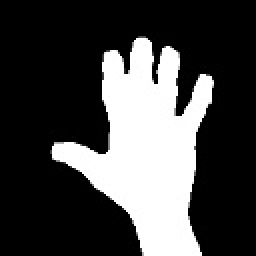
#> input picture 12.jpg, 128 x 128 px, given in place of the camera (shown 2 times larger)
$ python createDataset.py
#> lines starting #> are read from the running program, lines starting #| are printed output that depends on the picture
# Description of gestures (directory - label name)
# 00 - none
# 01 - palm
# 02 - okay
# 03 - fist
# 04 - swing
# 05 - peace

import cv2
import numpy as np
import os


def pretreatment(img):
    img = cv2.bilateralFilter(img,5,50,100)
    img = cv2.bilateralFilter(img,9,75,75)
    return img


def getROI(img, img_org):
    # ROI parameters
    bound_size = 2
    x1_roi = int(0.5*img.shape[1]) - bound_size
    y1_roi = 10 - bound_size
    x2_roi = img.shape[1]-10 + bound_size
    y2_roi = int(0.5*img.shape[1]) + bound_size

    cv2.rectangle(img_org, (x1_roi, y1_roi), (x2_roi, y2_roi), (0,255,0), bound_size)
    return img[y1_roi+bound_size:y2_roi-bound_size, x1_roi+bound_size:x2_roi-bound_size]


def bgSubtraction(img):
    mask = backSub.apply(img)
    _, mask = cv2.threshold(mask, 0, 255, cv2.THRESH_BINARY + cv2.THRESH_OTSU)
    return mask


def morphologicalProcess(fgMask):
    kernel = np.ones((3,3),np.uint8)
    fgMask = cv2.dilate(fgMask,kernel,iterations = 2)

    kernel = np.ones((3,3),np.uint8)
    fgMask = cv2.morphologyEx(fgMask, cv2.MORPH_OPEN, kernel)

    kernel = np.ones((5,5),np.uint8)
    fgMask = cv2.morphologyEx(fgMask, cv2.MORPH_CLOSE, kernel)
    return fgMask


def fillMask(fgMask):
    floodfilled_img = fgMask.copy()

    # Mask - flood filling (size +2 pixels)
    h, w = fgMask.shape[:2]
    mask = np.zeros((h+2, w+2), np.uint8)

    cv2.floodFill(floodfilled_img, mask, (0,0), 255);

    inverted = cv2.bitwise_not(floodfilled_img)

    # Get foreground (combine of two images)
    foreground = fgMask | inverted
    return foreground


ESC = 27
dir = "dataset/"


# Create directories
if not os.path.exists(dir):
    os.makedirs(dir)
    os.makedirs(dir  + "/00")
    os.makedirs(dir  + "/01")
    os.makedirs(dir  + "/02")
    os.makedirs(dir  + "/03")
    os.makedirs(dir  + "/04")
    os.makedirs(dir  + "/05")


img_sum = [None] * len(os.listdir(dir))

backSub = cv2.createBackgroundSubtractorKNN()

cap = cv2.VideoCapture(0)

while True:
    _, frame_org = cap.read()
#> frame_org is the input picture: shape (128, 128, 3); min 0, max 255, mean 69.2
    frame_org = cv2.flip(frame_org, 1)
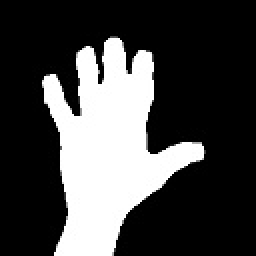
#> frame_org: shape (128, 128, 3) (shown 2 times larger); min 0, max 255, mean 69.2
    frame = pretreatment(frame_org)


    # Count the number of images of each gesture
    for i in range( len(os.listdir(dir)) ):
        img_sum[i] = len(os.listdir(dir + "/0" + str(i)))


    # Display the number of images of each gesture
    display_step = 10
    for i in reversed(range( len(os.listdir(dir)) )):
        cv2.putText(frame_org, "/0" + str(i) + ": "+ str(img_sum[i]), (10, frame_org.shape[0] - display_step), cv2.FONT_HERSHEY_COMPLEX_SMALL, 1, (0,0,255), 1)
        display_step = display_step + 20
    cv2.putText(frame_org, "Counter", (10, frame_org.shape[0] - display_step - 10), cv2.FONT_HERSHEY_COMPLEX_SMALL, 1, (0,0,255), 1)
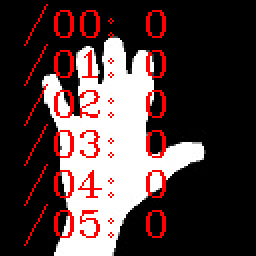
#> frame_org: shape (128, 128, 3) (shown 2 times larger); mean B, G, R 61.3, 61.3, 79.4


    roi = getROI(frame, frame_org)
#> in getROI, `cv2.rectangle(img_org, (x1_roi, y1_roi), (x2_roi, y2_roi), (0,255,0), ..`:
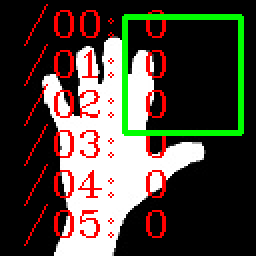
#> img_org: shape (128, 128, 3) (shown 2 times larger); mean B, G, R 59, 69.8, 76.7
#> in getROI, `return img[y1_roi+bound_size:y2_roi-bound_size, x1_roi+bound_size:x2_r..`:
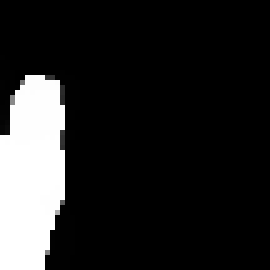
#> returned value: shape (54, 54, 3) (shown 5 times larger); min 0, max 255, mean 37.2

    fgMask = bgSubtraction(roi)
#> in bgSubtraction, `mask = backSub.apply(img)`: mask: shape (54, 54); every value is 255

    fgMask = morphologicalProcess(fgMask)

    fgMask_filled = fillMask(fgMask)
#> in fillMask, `inverted = cv2.bitwise_not(floodfilled_img)`: inverted: shape (54, 54); every value is 0


    # Resize
    fgMask = cv2.resize(fgMask, (128, 128))
#> fgMask: shape (128, 128); every value is 255
    fgMask_filled = cv2.resize(fgMask_filled, (128, 128))


    cv2.imshow("Frame", frame_org)
    img_concatenation = np.concatenate((fgMask, fgMask_filled), axis=1)
#> img_concatenation: shape (128, 256); every value is 255
    cv2.imshow("Preview: binary & filled", img_concatenation)


    # Exit the program or save the image (ROI)
    k = cv2.waitKey(10)
#> (key Esc is pressed here)
    if k & 0xFF == ESC:
        break
    if k & 0xFF == ord('0'):
        cv2.imwrite(dir + '00/' + str(img_sum[0]) + '.jpg', fgMask_filled)
    if k & 0xFF == ord('1'):
        cv2.imwrite(dir + '01/' + str(img_sum[1]) + '.jpg', fgMask_filled)
    if k & 0xFF == ord('2'):
        cv2.imwrite(dir + '02/' + str(img_sum[2]) + '.jpg', fgMask_filled)
    if k & 0xFF == ord('3'):
        cv2.imwrite(dir + '03/' + str(img_sum[3]) + '.jpg', fgMask_filled)
    if k & 0xFF == ord('4'):
        cv2.imwrite(dir + '04/' + str(img_sum[4]) + '.jpg', fgMask_filled)
    if k & 0xFF == ord('5'):
        cv2.imwrite(dir + '05/' + str(img_sum[5]) + '.jpg', fgMask_filled)


cap.release()
cv2.destroyAllWindows()
